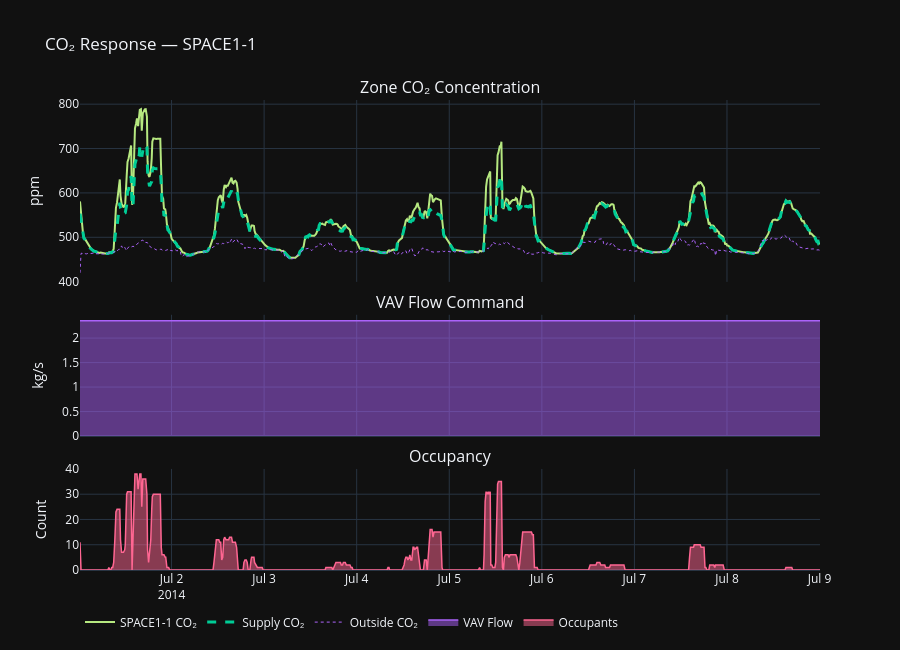

Notebook source saved alongside this figure:
### Markdown cell above
## 3 · CO₂ Response vs Flow & Occupancy

### Code cell
fig = make_subplots(
    rows=3, cols=1, shared_xaxes=True,
    row_heights=[0.45, 0.30, 0.25],
    subplot_titles=['Zone CO₂ Concentration', 'VAV Flow Command', 'Occupancy'],
    vertical_spacing=0.07
)

fig.add_trace(go.Scatter(x=df['Datetime'], y=df[f'{ZONE}_CO2_ppm'],
    name=f'{ZONE} CO₂', line=dict(color='#B6E880', width=2)), row=1, col=1)
fig.add_trace(go.Scatter(x=df['Datetime'], y=df[f'Fan_Out_CO2_ppm'],
    name='Supply CO₂', line=dict(color='#00CC96', width=3, dash='dash')), row=1, col=1)
fig.add_trace(go.Scatter(x=df['Datetime'], y=df[f'Outdoor_Air_CO2_ppm'],
    name='Outside CO₂', line=dict(color='#AB63FA', width=1, dash='dot')), row=1, col=1)

fig.add_trace(go.Scatter(x=df['Datetime'], y=df[f'{ZONE}_VAV_Flow_kg_s'],
    name='VAV Flow', fill='tozeroy',
    line=dict(color='#AB63FA', width=1.5)), row=2, col=1)

fig.add_trace(go.Scatter(x=df['Datetime'], y=df[f'{ZONE}_Occupants'],
    name='Occupants', fill='tozeroy',
    line=dict(color='#FF6692', width=1.5)), row=3, col=1)

fig.update_layout(template='plotly_dark', height=650,
    title=f'CO₂ Response — {ZONE}',
    legend=dict(orientation='h', y=-0.08))
fig.update_yaxes(title_text='ppm', row=1, col=1)
fig.update_yaxes(title_text='kg/s', row=2, col=1)
fig.update_yaxes(title_text='Count', row=3, col=1)
fig.show()

### Figure 1 — Plotly figure (JSON) as saved in the notebook; plotly's stock layout.template omitted (floating-point values rounded to 4 significant figures; data arrays with more than 128 entries replaced by an {"elided": "..."} marker saying what was removed)
{"data": [{"line": {"color": "#B6E880", "width": 2}, "name": "SPACE1-1 CO₂", "type": "scatter", "x": {"elided": "768 str values"}, "xaxis": "x", "y": {"elided": "768 float values"}, "yaxis": "y"}, {"line": {"color": "#00CC96", "dash": "dash", "width": 3}, "name": "Supply CO₂", "type": "scatter", "x": {"elided": "768 str values"}, "xaxis": "x", "y": {"elided": "768 float values"}, "yaxis": "y"}, {"line": {"color": "#AB63FA", "dash": "dot", "width": 1}, "name": "Outside CO₂", "type": "scatter", "x": {"elided": "768 str values"}, "xaxis": "x", "y": {"elided": "768 float values"}, "yaxis": "y"}, {"fill": "tozeroy", "line": {"color": "#AB63FA", "width": 1.5}, "name": "VAV Flow", "type": "scatter", "x": {"elided": "768 str values"}, "xaxis": "x2", "y": {"elided": "768 float values"}, "yaxis": "y2"}, {"fill": "tozeroy", "line": {"color": "#FF6692", "width": 1.5}, "name": "Occupants", "type": "scatter", "x": {"elided": "768 str values"}, "xaxis": "x3", "y": {"elided": "768 int values"}, "yaxis": "y3"}], "layout": {"annotations": [{"font": {"size": 16}, "showarrow": false, "text": "Zone CO₂ Concentration", "x": 0.5, "xanchor": "center", "xref": "paper", "y": 1, "yanchor": "bottom", "yref": "paper"}, {"font": {"size": 16}, "showarrow": false, "text": "VAV Flow Command", "x": 0.5, "xanchor": "center", "xref": "paper", "y": 0.543, "yanchor": "bottom", "yref": "paper"}, {"font": {"size": 16}, "showarrow": false, "text": "Occupancy", "x": 0.5, "xanchor": "center", "xref": "paper", "y": 0.215, "yanchor": "bottom", "yref": "paper"}], "height": 650, "legend": {"orientation": "h", "y": -0.08}, "title": {"text": "CO₂ Response — SPACE1-1"}, "xaxis": {"anchor": "y", "domain": [0, 1], "matches": "x3", "showticklabels": false}, "xaxis2": {"anchor": "y2", "domain": [0, 1], "matches": "x3", "showticklabels": false}, "xaxis3": {"anchor": "y3", "domain": [0, 1]}, "yaxis": {"anchor": "x", "domain": [0.613, 1], "title": {"text": "ppm"}}, "yaxis2": {"anchor": "x2", "domain": [0.285, 0.543], "title": {"text": "kg/s"}}, "yaxis3": {"anchor": "x3", "domain": [0, 0.215], "title": {"text": "Count"}}}}
